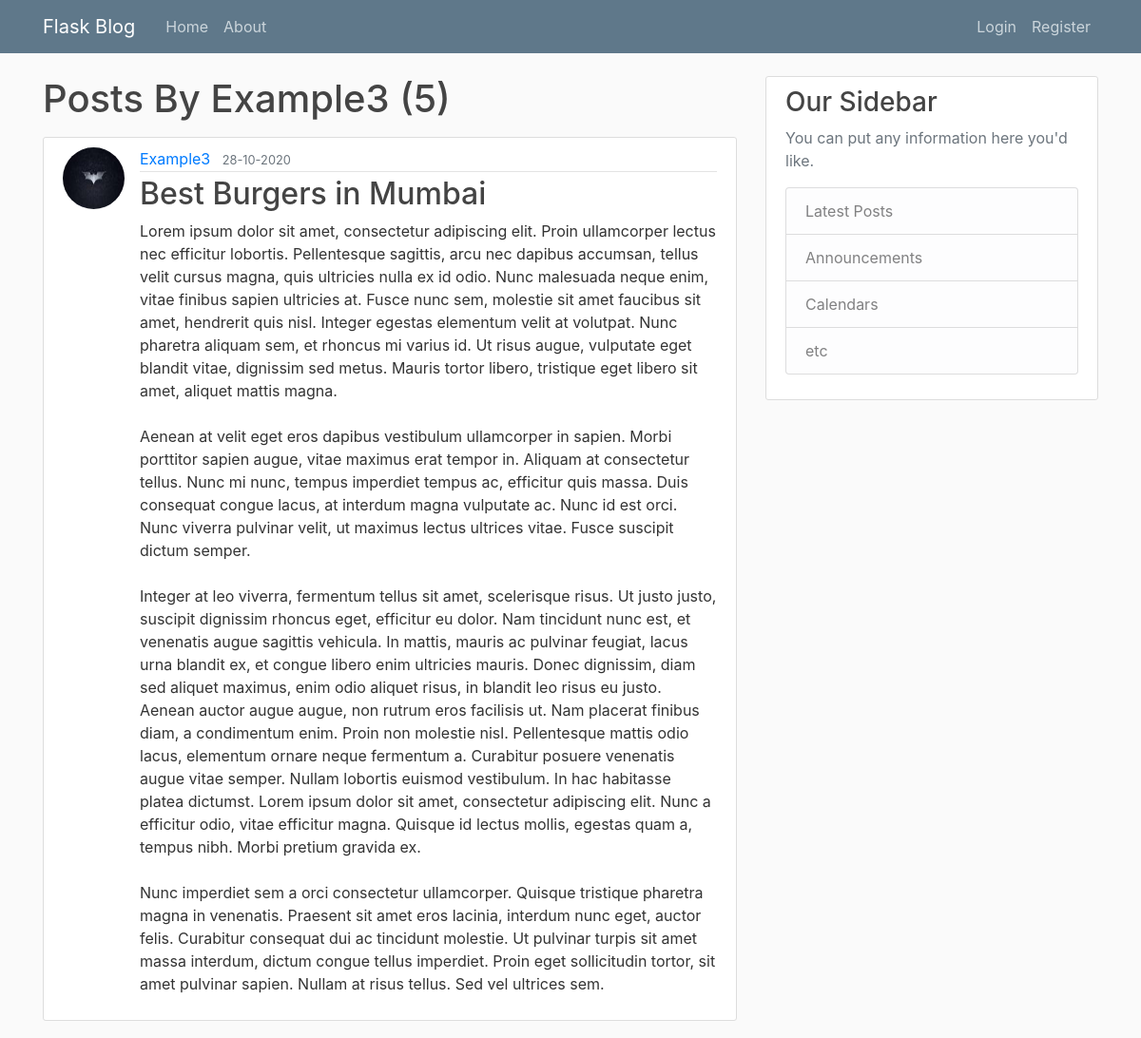
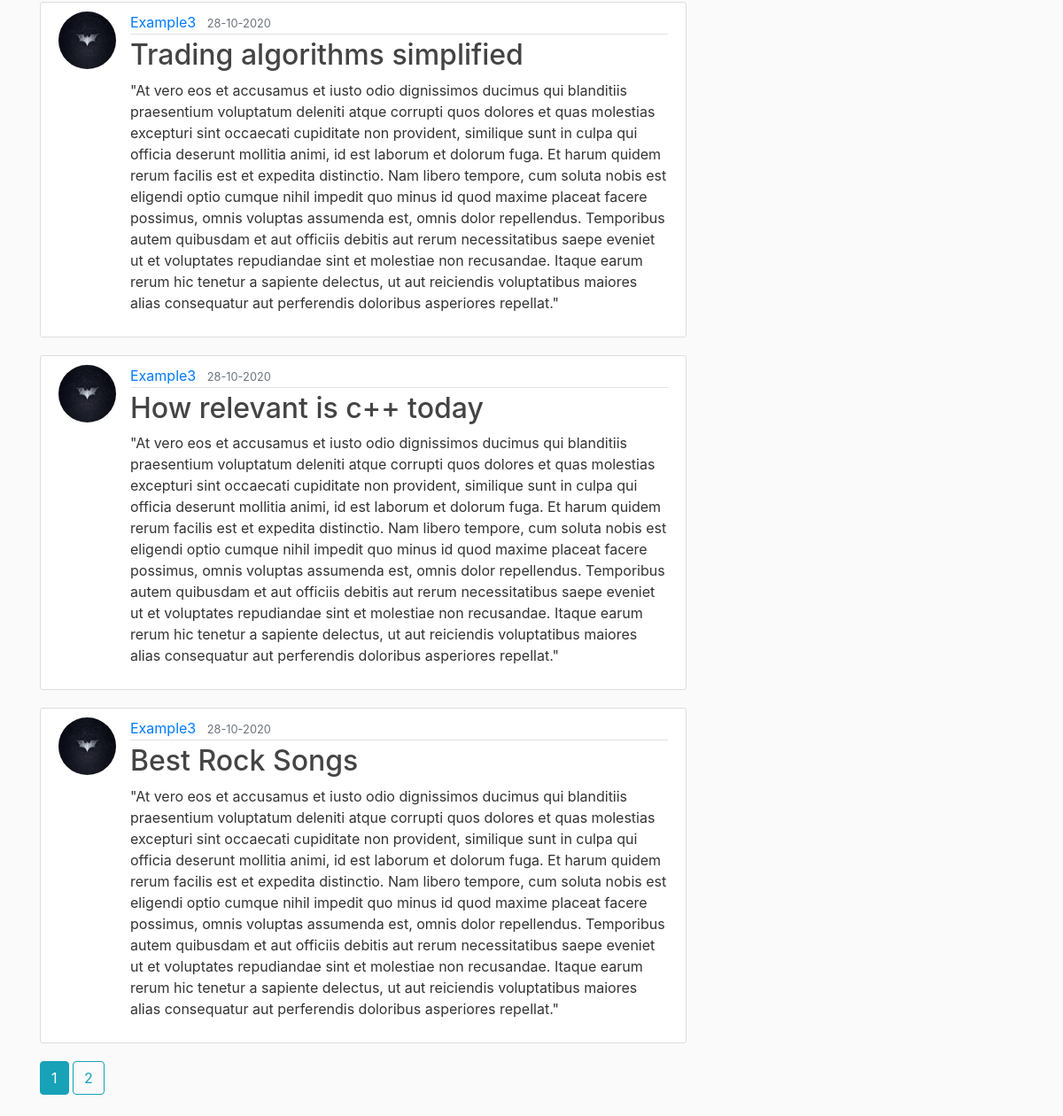
Page /user/Example3 on the committed database (2 pictures, top to bottom).
### flaskblog/models.py (models this page shows, shortened)
class User(db.Model,UserMixin):
	id=db.Column(db.Integer,primary_key=True)
	username=db.Column(db.String(20),unique=True,nullable=False)
	email=db.Column(db.String(120),unique=True,nullable=False)
	image_file=db.Column(db.String(20),nullable=False,default='default.jpg')
	password=db.Column(db.String(60),nullable=False)
	posts=db.relationship('Post',backref='author',lazy='dynamic')

class Post(db.Model):
	id=db.Column(db.Integer,primary_key=True)
	title=db.Column(db.String(100),nullable=False)
	date_posted=db.Column(db.DateTime,nullable=False,default=datetime.utcnow)
	content=db.Column(db.Text,nullable=False)
	user_id=db.Column(db.Integer,db.ForeignKey('user.id'),nullable=False)

### flaskblog/users/routes.py (the view)
@users.route('/user/<string:username>')
def user_posts(username):
	page=request.args.get('page',1,type=int)
	user=User.query.filter_by(username=username).first_or_404()
	posts=Post.query.filter_by(author=user)\
	.order_by(Post.date_posted.desc())\
	.paginate(page=page,per_page=4)
	return render_template('user_posts.html',posts=posts,user=user)

### flaskblog/templates/user_posts.html
{%extends 'layout.html'%}
{%block content%}
<h1 class='mb-3'>Posts By {{user.username}} ({{posts.total}})</h1>
{%for post in posts.items%}
	<article class="media content-section">
		<img  class='rounded-circle article-img' src="{{url_for('static',filename='profile_pics/'+post.author.image_file)}}">
  <div class="media-body">
    <div class="article-metadata">
      <a class="mr-2" href="{{url_for('users.user_posts',username=post.author.username)}}">{{ post.author.username }}</a>
      <small class="text-muted">{{ post.date_posted.strftime('%d-%m-%Y') }}</small>
    </div>
    <h2><a class="article-title" href="{{url_for('posts.post',post_id=post.id)}}">{{ post.title }}</a></h2>
    <p class="article-content">{{ post.content }}</p>
  </div>
</article>
{%endfor%}
	{%for page_num in posts.iter_pages(left_edge=1,right_edge=1,left_current=1,right_current=2)%}
	{%if page_num%}
	{%if posts.page==page_num%}
	<a class="btn btn-info mb-4" href="{{url_for('users.user_posts',username=user.username,page=page_num)}}">{{page_num}}</a>
	{%else%}
	<a class="btn btn-outline-info mb-4" href="{{url_for('users.user_posts',username=user.username,page=page_num)}}">{{page_num}}</a>
	{%endif%}
	{%else%}
	...
	{%endif%}
{%endfor%}
{%endblock content%}

### flaskblog/templates/layout.html (shortened to what this page needs)
<!DOCTYPE html>
<html>
<head>
    <link rel="stylesheet" href="https://cdn.jsdelivr.net/npm/bootstrap@4.5.3/dist/css/bootstrap.min.css">
    <link rel="stylesheet" type="text/css" href="{{url_for('static',filename='main.css')}}">
</head>
<body>
	<header class="site-header">
  <nav class="navbar navbar-expand-md navbar-dark bg-steel fixed-top">
    <div class="container">
      <a class="navbar-brand mr-4" href="/">Flask Blog</a>
      <div class="collapse navbar-collapse" id="navbarToggle">
        <div class="navbar-nav mr-auto">
          <a class="nav-item nav-link" href="{{url_for('main.home')}}">Home</a>
          <a class="nav-item nav-link" href="{{url_for('main.about')}}">About</a>
        </div>
        <div class="navbar-nav">
          {%if current_user.is_authenticated%}
          <a class="nav-item nav-link" href="{{url_for('posts.new_post')}}">New Post</a>
          <a class="nav-item nav-link" href="{{url_for('users.account')}}">Account</a>
          <a class="nav-item nav-link" href="{{url_for('users.logout')}}">Logout</a>
          {%else%}
          <a class="nav-item nav-link" href="{{url_for('users.login')}}">Login</a>
          <a class="nav-item nav-link" href="{{url_for('users.register')}}">Register</a>
          {%endif%}
        </div>
      </div>
    </div>
  </nav>
</header>
	<main role="main" class="container">
  <div class="row">
    <div class="col-md-8">
      {% block content %}{% endblock %}
    </div>
    <div class="col-md-4">
      <div class="content-section">
        <h3>Our Sidebar</h3>
        <p class='text-muted'>You can put any information here you'd like.
          <ul class="list-group">
            <li class="list-group-item list-group-item-light">Latest Posts</li>
            <li class="list-group-item list-group-item-light">Announcements</li>
            <li class="list-group-item list-group-item-light">Calendars</li>
            <li class="list-group-item list-group-item-light">etc</li>
          </ul>
        </p>
      </div>
    </div>
  </div>
</main>
</body>
</html>

### flaskblog/static/main.css (style rules this page uses)
body { background: #fafafa; color: #333333; margin-top: 5rem; }
h1, h2, h3, h4, h5, h6 { color: #444444; }
.bg-steel { background-color: #5f788a; }
.site-header .navbar-nav .nav-link { color: #cbd5db; }
.content-section { background: #ffffff; padding: 10px 20px; border: 1px solid #dddddd; border-radius: 3px; margin-bottom: 20px; }
.article-title { color: #444444; }
.article-content { white-space: pre-line; }
.article-img { height: 65px; width: 65px; margin-right: 16px; }
.article-metadata { padding-bottom: 1px; margin-bottom: 4px; border-bottom: 1px solid #e3e3e3 }

### rows in the picture
User: username "Example3"
Post: image_file (picture), author.username "Example3", date_posted "28-10-2020", title "Best Burgers in Mumbai", content "Lorem ipsum dolor sit amet, consectetur adipiscing elit. Proin ullamcorper lectus nec efficitur lobortis. Pellentesque sagittis, arcu nec dapibus accumsan, tellus velit cursus magna, quis ultricies nulla ex id odio. Nunc malesuada neque enim, vitae finibus sapien ultricies at. Fusce nunc sem, molestie sit amet faucibus sit amet, hendrerit quis nisl. Integer egestas elementum velit at volutpat. Nunc pharetra aliquam sem, et rhoncus mi varius id. Ut risus augue, vulputate eget blandit vitae, dignissim sed metus. Mauris tortor libero, tristique eget libero sit amet, aliquet mattis magna. Aenean at velit eget eros dapibus vestibulum ullamcorper in sapien. Morbi porttitor sapien augue, vitae…"
Post: image_file (picture), author.username "Example3", date_posted "28-10-2020", title "Trading algorithms simplified", content "\"At vero eos et accusamus et iusto odio dignissimos ducimus qui blanditiis praesentium voluptatum deleniti atque corrupti quos dolores et quas molestias excepturi sint occaecati cupiditate non provident, similique sunt in culpa qui officia deserunt mollitia animi, id est laborum et dolorum fuga. Et harum quidem rerum facilis est et expedita distinctio. Nam libero tempore, cum soluta nobis est eligendi optio cumque nihil impedit quo minus id quod maxime placeat facere possimus, omnis voluptas assumenda est, omnis dolor repellendus. Temporibus autem quibusdam et aut officiis debitis aut rerum necessitatibus saepe eveniet ut et voluptates repudiandae sint et molestiae non recusandae. Itaque…"
Post: image_file (picture), author.username "Example3", date_posted "28-10-2020", title "How relevant is c++ today", content "\"At vero eos et accusamus et iusto odio dignissimos ducimus qui blanditiis praesentium voluptatum deleniti atque corrupti quos dolores et quas molestias excepturi sint occaecati cupiditate non provident, similique sunt in culpa qui officia deserunt mollitia animi, id est laborum et dolorum fuga. Et harum quidem rerum facilis est et expedita distinctio. Nam libero tempore, cum soluta nobis est eligendi optio cumque nihil impedit quo minus id quod maxime placeat facere possimus, omnis voluptas assumenda est, omnis dolor repellendus. Temporibus autem quibusdam et aut officiis debitis aut rerum necessitatibus saepe eveniet ut et voluptates repudiandae sint et molestiae non recusandae. Itaque…"
Post: image_file (picture), author.username "Example3", date_posted "28-10-2020", title "Best Rock Songs", content "\"At vero eos et accusamus et iusto odio dignissimos ducimus qui blanditiis praesentium voluptatum deleniti atque corrupti quos dolores et quas molestias excepturi sint occaecati cupiditate non provident, similique sunt in culpa qui officia deserunt mollitia animi, id est laborum et dolorum fuga. Et harum quidem rerum facilis est et expedita distinctio. Nam libero tempore, cum soluta nobis est eligendi optio cumque nihil impedit quo minus id quod maxime placeat facere possimus, omnis voluptas assumenda est, omnis dolor repellendus. Temporibus autem quibusdam et aut officiis debitis aut rerum necessitatibus saepe eveniet ut et voluptates repudiandae sint et molestiae non recusandae. Itaque…"

### other values in the picture
{{ posts.total }} "5"
{{ page_num }} "1"
{{ page_num }} "2"
